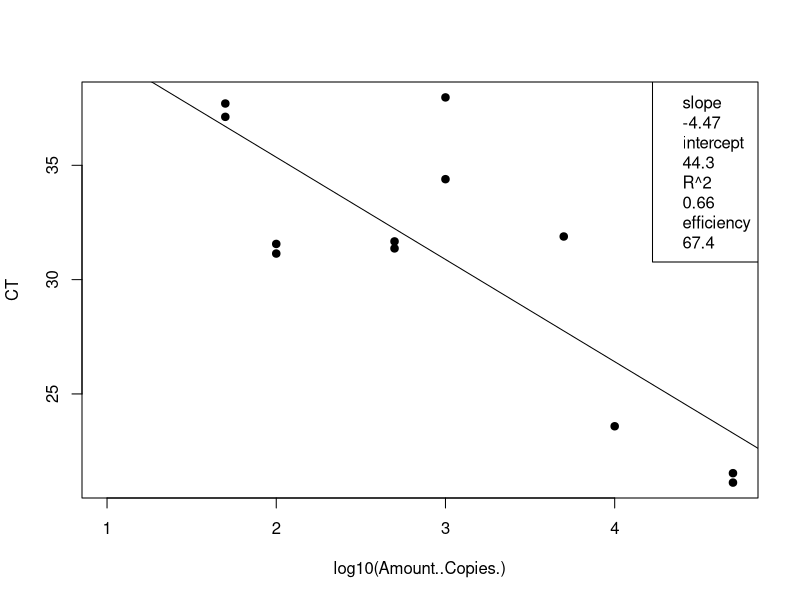
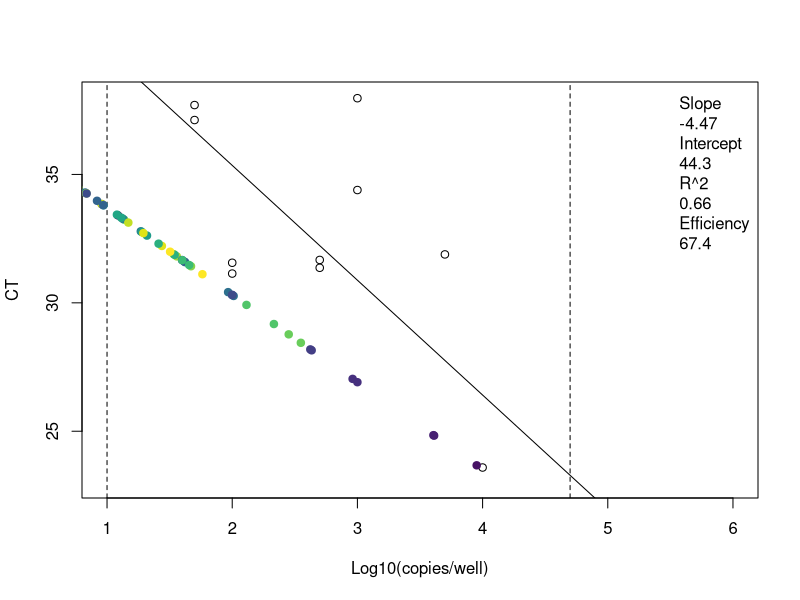
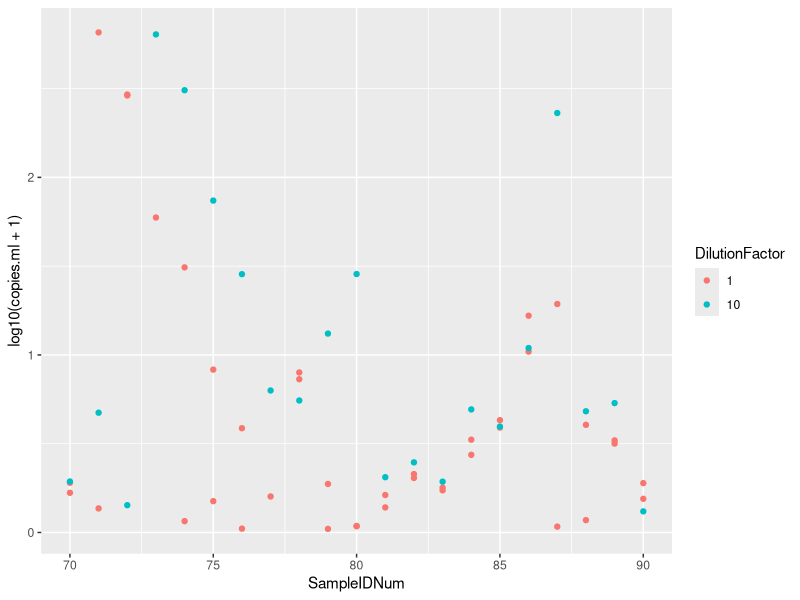

These figures' R source, in order:
## ---- chunk 1
knitr::opts_chunk$set(echo = TRUE)

## ---- chunk 2
# clear workspace
rm(list=ls())

# load the data (note data file must be in this repository)
data <- read.csv("Plate4_E.coli_qPCRConversion.csv")
## ---- chunk 3
# linear regression of standard curve
standards = subset(data, Name == "STANDARD")
standardCurve <- lm(CT ~ log10(Amount..Copies.), data = standards)

# save the line info
standard_slope = standardCurve$coefficients[2]
standard_intercept = standardCurve$coefficients[1]
R2 = summary(standardCurve)$r.squared
efficiency =  (10^(-1/standardCurve$coefficients[2])-1)*100

# plot standards and best fit line
standardCurvePlot <- plot(CT ~ log10(Amount..Copies.), data = standards, pch=19) 
abline(coef(standardCurve)) 
legend("topright", legend = c(paste= "slope", round(standard_slope, 2), paste= "intercept", round(standard_intercept, 2), paste= "R^2", round(R2, 2), paste = "efficiency", round(efficiency, 1)))
## ---- chunk 4
standard_slope = -3.39646
standard_intercept = 37.09888
## ---- chunk 5
# data set of unknowns including info on standard curve
unknowns = subset(data, Name == "UNKNOWN")

# add new columns to the data table
unknowns$plate_num = 4 # note:change to the actual plate number
unknowns$standard_slope = standard_slope
unknowns$standard_intercept = standard_intercept
unknowns$R2 = NA
unknowns$efficiency = NA
  
# add a new column that interpolates copies/well from Ct for the unknowns
unknowns$log.copies.well = (unknowns$CT - standard_intercept)/standard_slope
unknowns$copies.well = 10^unknowns$log.copies.well

# copies/ul extract accounting for dilution factor
vol.well = 3 # note:change to qPCR template volume in ul
unknowns$vol.well = vol.well
unknowns$copies.ul = ((unknowns$copies.well/vol.well)*unknowns$DilutionFactor)

# copies/extraction
vol.elution = 110 #note:change to DNA extraction elution volume in ul
unknowns$vol.elution = vol.elution
unknowns$copies.extraction = (unknowns$copies.ul*vol.elution)

# copies/ml #Volume is volume of sample filtered in mL
unknowns$copies.ml = (unknowns$copies.extraction/unknowns$Volume)
## ---- chunk 6
# set up the color palette
library(viridis)
unknowns$SampleIDNum = as.factor(as.character(unknowns$SampleIDNum)) # change to factor for colors
Colors = viridis(n=nlevels(unknowns$SampleIDNum)) # set the color levels to call on later

# check the range and adjust the limits in plot
range(unknowns$CT, na.rm=T) # y limits
range(unknowns$log.copies.well, na.rm =T) # x limits

# plot the standard curve again
standardCurvePlot <- plot(CT ~ log10(Amount..Copies.), data = standards,
                          xlim = c(1,6), ylim = c(23,38),
                          xlab = "Log10(copies/well)",
                          ylab = "CT") 

# add boundaries and standard line
abline(v=log10(10), lty=2)
abline(v=log10(50000), lty=2)
abline(coef(standardCurve)) 

# add the sample data
standardCurvePlot <- points(CT ~ log.copies.well, data = unknowns, pch=19, 
                            col = Colors[unknowns$SampleIDNum])
legend("topright", inset = 0.002, box.lty=0, legend=c(paste= "Slope", round(standardCurve$coefficients[2], 2), 
                                                      paste= "Intercept", round(standardCurve$coefficients[1], 2), 
                                                      paste= "R^2", round(summary(standardCurve)$r.squared, 2),
                                                      paste = "Efficiency", round((10^(-1/standardCurve$coefficients[2])-1)*100, 1)))

## ---- chunk 7
# make a plot that compares the diluted to undiluted replicates for each sample including dilution factor
library("ggplot2")
unknowns$SampleIDNum <- as.numeric(as.character(unknowns$SampleIDNum)) # change to numeric
unknowns$DilutionFactor <- as.factor(as.character(unknowns$DilutionFactor)) # change to factor
qplot(SampleIDNum,log10(copies.ml+1), data=unknowns, col=DilutionFactor)
## ---- chunk 8
# write csv file
write.csv(unknowns, file = "Plate4_E.coli_ConvertedData.csv", row.names=FALSE, na="")

# average the replicates (if not strongly inhibited) and make a new file
library(dplyr)
data.average = unknowns %>% group_by(SampleIDNum) %>% summarise(copies.ml = mean(copies.ml, na.rm = T))
write.csv(data.average, file = "Plate4_E.coli_Averaged.csv", row.names=FALSE, na="")
